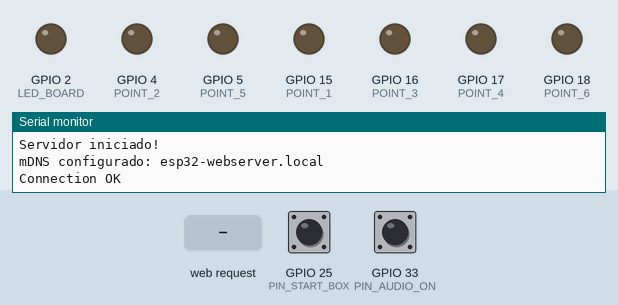
Simulated run of this program. Board: ESP32. Shown: output pins drawn as LEDs (lit = HIGH), the last lines printed to the serial monitor. Dashed ring = blinking. The test bench sets the inputs (shaded band); at power-on: GPIO 25 (PIN_START_BOX) HIGH, GPIO 33 (PIN_AUDIO_ON) HIGH. Storage starts empty; the audio player accepts every command and is not drawn.

Above: at 1.7 s.
1.8 s: GPIO 25 (PIN_START_BOX) pulled LOW for 0.15 s
At 2.7 s:
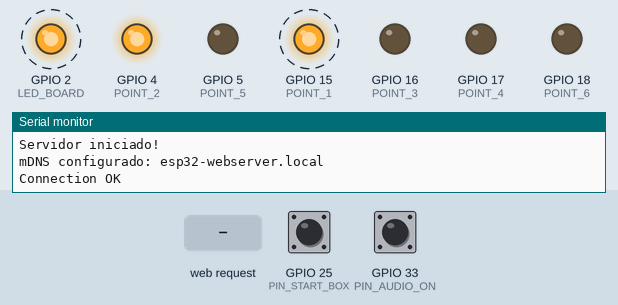
4.9 s: GPIO 33 (PIN_AUDIO_ON) pulled LOW for 3.2 s
At 6.8 s:
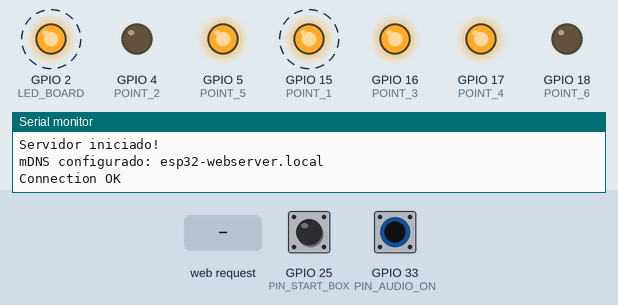
11.1 s: HTTP request GET /getMessage received
14.1 s: GPIO 25 (PIN_START_BOX) pulled LOW for 3.2 s
At 19.58 s:
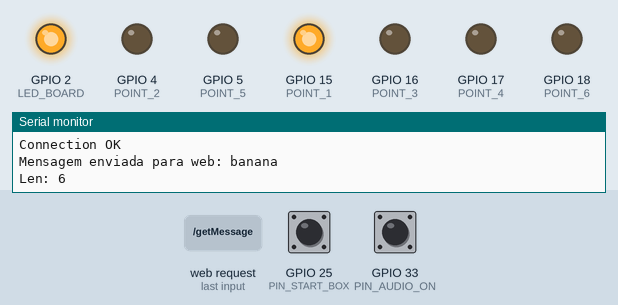
Timing chart, 0 to 19.8 s (numbered marks = the images above; inputs shaded):
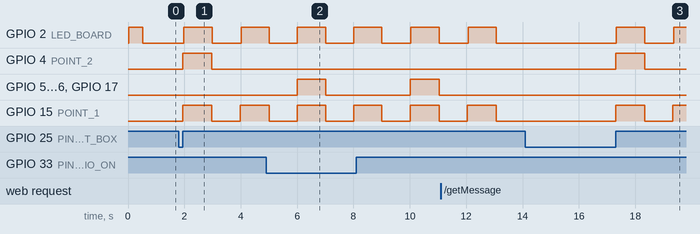

Measured:
- after the input at 1.8 s, GPIO 2 (LED_BOARD): LOW → HIGH after 0.18 s, → LOW 1.0 s later, → HIGH 1.0 s later; GPIO 4 (POINT_2): LOW → HIGH after 0.15 s, → LOW 1.0 s later; GPIO 15 (POINT_1): LOW → HIGH after 0.15 s, → LOW 1.0 s later, → HIGH 1.0 s later
- after the input at 14.1 s, GPIO 2 (LED_BOARD), GPIO 15 (POINT_1): LOW → HIGH after 3.2 s, → LOW 1.0 s later, → HIGH 1.0 s later; GPIO 4 (POINT_2): LOW → HIGH after 3.2 s, → LOW 1.0 s later
- by itself, GPIO 5 (POINT_5), GPIO 16 (POINT_3), GPIO 17 (POINT_4): alternates HIGH for 1.0 s and LOW for 3.0 s

The program:

main.cpp
```cpp
#include "Btn.h"
#include "Control.h" // Biblioteca para controle dos acionamentos dos pontos
#include "DFRobotDFPlayerMini.h"
#include <Arduino.h>
#include <ESPmDNS.h>
#include <SPIFFS.h>
#include <WebServer.h>
#include <WiFi.h>
#include <ctype.h>

#define PIN_MP3_TX 26    // Connects to module's RX
#define PIN_MP3_RX 27    // Connects to module's TX
#define PIN_START_BOX 25 // Pino para execucao da mensagem
#define PIN_AUDIO_ON 33  // Pino para execucao da mensagem + audio
#define LED_BOARD 2
#define POINT_1 15 // Pino para acionamento do ponto 1 (LED 1)
#define POINT_2 4  // Pino para acionamento do ponto 2 (LED 2)
#define POINT_3 16 // Pino para acionamento do ponto 3 (LED 3)
#define POINT_4 17 // Pino para acionamento do ponto 4 (LED 4)
#define POINT_5 5  // Pino para acionamento do ponto 5 (LED 5)
#define POINT_6 18 // Pino para acionamento do ponto 6 (LED 6)
unsigned short pins[6] = {POINT_1, POINT_2, POINT_3, POINT_4,
                          POINT_5, POINT_6}; // Lista para controle dos pontos
const char *ssid = "ESP32_AP";
const char *password = "12345678";
const char *mymDNS = "afadev-iot";

// Create the Player object
DFRobotDFPlayerMini player;

IPAddress local_IP(192, 168, 4, 1);
IPAddress gateway(192, 168, 4, 1);
IPAddress subnet(255, 255, 255, 0);

WebServer server(80);

Btn btn_play_box(PIN_START_BOX, false);
Btn btn_play_audio(PIN_AUDIO_ON, false);

// Variáveis
int intervalo = 1000; // Valor inicial do intervalo (em milissegundos)
String savedMessage = "banana";
long connect_dfplayer;
long result_dfplayer;

// Funções de manipulação de rotas
void handleRoot(void);
void handleJS(void);
void handleCSS(void);
void handleGetMessage(void);
void handleSetMessage(void);
void handleGetIntervalo(void);
void handleSetIntervalo(void);
void beginSPIFFS(void);
void beginWiFi(void);
void beginmDNS(void);
void beginRoutes(void);
void beginWebServer(void);
void beginDFPlayer(void);
void setPinout(void);
void resetOutput(void);
void showChars(void);

void setup() {
  Serial.begin(115200);
  setPinout(); // Configura os pinos como saídas
  beginWebServer();
  resetOutput(); // Reseta o estado dos pinos
  showChars();   // Inicializa os pinos em estado baixo (nenhum ponto ativado)
  beginDFPlayer();
}

void loop() {
  server.handleClient();
  if (btn_play_box.press()) {
    for (int c = 0; c < savedMessage.length(); c++) {
      define_caractere(savedMessage[c]);
      showChars();
      if (btn_play_audio.get_state())
        player.play(savedMessage[c] - 96);
      digitalWrite(LED_BOARD, HIGH); // Ativa o LED de status durante a execução
      delay(intervalo);              // Pausa entre cada caractere
      player.pause();
      resetOutput(); // Reseta os pontos
      showChars();   // Atualiza para não mostrar nenhum ponto ativo
      digitalWrite(LED_BOARD, LOW); // Desativa o LED de status
      delay(intervalo); // Pausa antes de passar para o próximo caractere
    }
    delay(intervalo); // Pausa antes de passar para o próximo caractere
    player.play(27);
    delay(500);
    player.pause();
    resetOutput(); // Reseta os pontos
    showChars();   // Atualiza para não mostrar nenhum ponto ativo
    digitalWrite(LED_BOARD, LOW); // Desativa o LED de status
  }
}

/*
 * SubFunções
 */

// Função para servir a página HTML principal
void handleRoot() {
  File file = SPIFFS.open("/index.html", "r");
  if (!file) {
    server.send(500, "text/plain", "Erro ao abrir o arquivo HTML.");
    return;
  }

  String html = file.readString();
  file.close();

  server.send(200, "text/html", html);
}

// Função para servir o arquivo CSS
void handleCSS() {
  File file = SPIFFS.open("/style.css", "r");
  if (!file) {
    server.send(500, "text/plain", "Erro ao abrir o arquivo CSS.");
    return;
  }
  String css = file.readString();
  file.close();
  server.send(200, "text/css", css);
}

// Função para servir o arquivo JavaScript
void handleJS() {
  File file = SPIFFS.open("/script.js", "r");
  if (!file) {
    server.send(500, "text/plain", "Erro ao abrir o arquivo JavaScript.");
    return;
  }
  String js = file.readString();
  file.close();
  server.send(200, "application/javascript", js);
}

// Função para definir o valor de savedMessage
void handleSetMessage() {
  if (server.hasArg("message")) {
    savedMessage = server.arg("message");
    for (int i = 0; i < savedMessage.length(); i++) {
      savedMessage[i] = tolower(savedMessage[i]);
    }
    Serial.print("Nova mensagem: ");
    Serial.println(savedMessage);
    Serial.print("Len: ");
    Serial.println(savedMessage.length());
    server.send(200, "text/plain", "Mensagem atualizada");
  } else {
    server.send(400, "text/plain", "Parâmetro 'message' não encontrado");
  }
}

// Função para retornar o valor da variável savedMessage
void handleGetMessage() {
  server.send(200, "text/plain",
              String(savedMessage)); // Retorna o valor de savedMessage
  Serial.print("Mensagem enviada para web: ");
  Serial.println(savedMessage);
  Serial.print("Len: ");
  Serial.println(savedMessage.length());
}

// Função para retornar o valor da variável intervalo
void handleGetIntervalo() {
  server.send(200, "text/plain",
              String(intervalo)); // Retorna o valor de intervalo
}
// Função para configurar o SPIFFS
void beginSPIFFS(void) {
  if (!SPIFFS.begin(true)) {
    Serial.println("Erro ao montar o SPIFFS");
    return;
  }
}

// Função para configurar o Wi-Fi
void beginWiFi(void) {
  WiFi.softAPConfig(local_IP, gateway, subnet);
  WiFi.softAP(ssid, password);
  Serial.println("Ponto de acesso criado!");
  Serial.print("Endereço IP: ");
  Serial.println(WiFi.softAPIP());
}

// Função para configurar o mDNS
void beginmDNS(void) {
  if (!MDNS.begin(mymDNS)) {
    Serial.println("Erro ao configurar mDNS");
  } else {
    Serial.println("mDNS configurado: esp32-webserver.local");
  }
}

// Função para configurar as rotas do servidor
void beginRoutes(void) {
  server.on("/", handleRoot);         // Página principal
  server.on("/style.css", handleCSS); // Arquivo CSS
  server.on("/script.js", handleJS);  // Arquivo JavaScript
  server.on("/getMessage",
            handleGetMessage); // Rota para retornar a variável intervalo
  server.on("/getIntervalo",
            handleGetIntervalo); // Rota para retornar o intervalo
  server.on("/setIntervalo", HTTP_POST,
            handleSetIntervalo); // Rota para atualizar o valor de intervalo
  server.on("/setMessage", HTTP_POST,
            handleSetMessage); // Rota para atualizar a mensagem
}

// Função para iniciar o servidor web
void beginWebServer(void) {
  beginSPIFFS();
  beginWiFi();
  beginRoutes();
  server.begin();
  Serial.println("Servidor iniciado!");
  beginmDNS();
}

// Função para configurar o valor de intervalo
void handleSetIntervalo() {
  if (server.hasArg("intervalo")) {
    intervalo = server.arg("intervalo").toInt();
    Serial.print("Novo intervalo: ");
    Serial.println(intervalo);
    server.send(200, "text/plain", "Intervalo atualizado");
  } else {
    server.send(400, "text/plain", "Parâmetro 'intervalo' não encontrado");
  }
}

void beginDFPlayer(void) {
  // Init Serial1 for DFPlayer Mini
  Serial1.begin(9600, SERIAL_8N1, PIN_MP3_RX, PIN_MP3_TX);
  digitalWrite(LED_BOARD, HIGH);

  // Start communication with DFPlayer Mini
  if (!player.begin(Serial1)) {
    Serial.println("Connecting to DFPlayer Mini failed!");
    connect_dfplayer = millis();
    result_dfplayer = millis();
    while (result_dfplayer - connect_dfplayer <= 5000) {
      result_dfplayer = millis();
    }
    for (int j = 0; j < 6; j++) {
      digitalWrite(LED_BOARD, !digitalRead(LED_BOARD));
      delay(1000);
    }
    if (!player.begin(Serial1))
      Serial.println("Connecting to DFPlayer Mini failed after 5 seconds!");
  } else {
    digitalWrite(LED_BOARD, LOW);
    Serial.println("Connection OK");

    // Set volume to maximum (0 to 30).
    player.volume(30);
    // Play the first MP3 file on the SD card
    // player.play(1);
  }
}

void setPinout(void) {
  for (size_t i = 0; i < 6; i++) { // Para cada pino de controle
    pinMode(pins[i], OUTPUT);      // Configura como saída
  }
  pinMode(LED_BOARD, OUTPUT); // Configura o pino do LED indicador como saída
  pinMode(PIN_AUDIO_ON, INPUT_PULLUP);
  pinMode(PIN_START_BOX,
          INPUT_PULLUP); // Configura o pino de execucao da mensagem como
                         // entrada de nivel logico alto
}

void showChars(void) {
  // Exibe o caractere traduzido nos pontos de Braille
  digitalWrite(POINT_1, output[0]);
  digitalWrite(POINT_2, output[1]);
  digitalWrite(POINT_3, output[2]);
  digitalWrite(POINT_4, output[3]);
  digitalWrite(POINT_5, output[4]);
  digitalWrite(POINT_6, output[5]);
}
```
